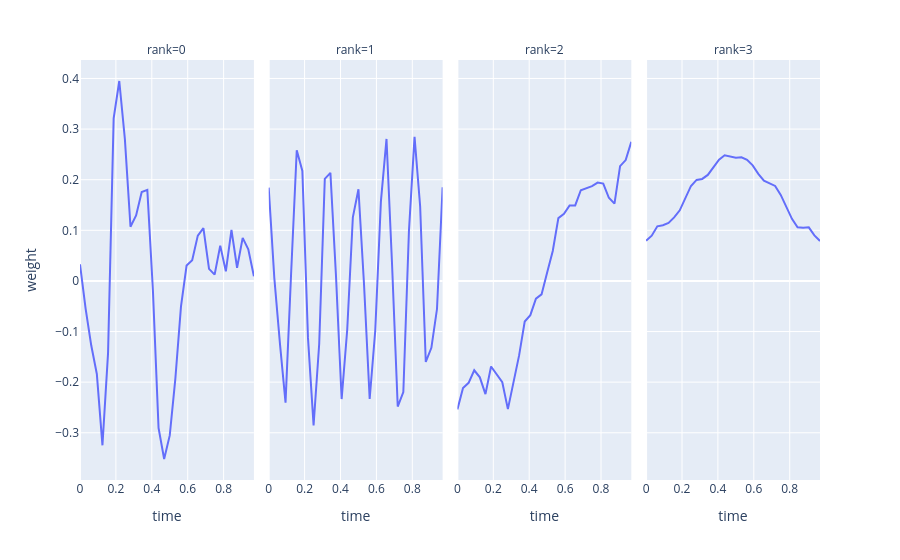

Notebook code for this chart:
### Code cell
from mne.viz import plot_topomap
from plotly.tools import mpl_to_plotly

# TODO spatial weights
df = pd.DataFrame(tl.to_numpy(hoda.weights_[1]))
df['time'] = epochs.times
df = df.melt(id_vars=['time'], var_name='rank', value_name='weight')
px.line(df, x='time', y='weight', facet_col='rank', facet_col_wrap=4)

### Figure 1 — Plotly figure (JSON) as saved in the notebook; plotly's stock layout.template omitted (floating-point values rounded to 4 significant figures)
{"data": [{"hovertemplate": "rank=0<br>time=%{x}<br>weight=%{y}<extra></extra>", "legendgroup": "", "line": {"color": "#636efa", "dash": "solid"}, "marker": {"symbol": "circle"}, "mode": "lines", "name": "", "orientation": "v", "showlegend": false, "type": "scatter", "x": [0.0, 0.03125, 0.0625, 0.09375, 0.125, 0.1562, 0.1875, 0.2188, 0.25, 0.2812, 0.3125, 0.3438, 0.375, 0.4062, 0.4375, 0.4688, 0.5, 0.5312, 0.5625, 0.5938, 0.625, 0.6562, 0.6875, 0.7188, 0.75, 0.7812, 0.8125, 0.8438, 0.875, 0.9062, 0.9375, 0.9688], "xaxis": "x", "y": [0.03281, -0.05467, -0.1272, -0.1839, -0.3248, -0.1427, 0.3212, 0.395, 0.2801, 0.1071, 0.1293, 0.1757, 0.1798, -0.0194, -0.2905, -0.3518, -0.3053, -0.193, -0.05087, 0.03036, 0.04071, 0.08946, 0.1045, 0.02381, 0.0124, 0.06975, 0.01884, 0.1009, 0.02598, 0.08513, 0.06261, 0.009285], "yaxis": "y"}, {"hovertemplate": "rank=1<br>time=%{x}<br>weight=%{y}<extra></extra>", "legendgroup": "", "line": {"color": "#636efa", "dash": "solid"}, "marker": {"symbol": "circle"}, "mode": "lines", "name": "", "orientation": "v", "showlegend": false, "type": "scatter", "x": [0.0, 0.03125, 0.0625, 0.09375, 0.125, 0.1562, 0.1875, 0.2188, 0.25, 0.2812, 0.3125, 0.3438, 0.375, 0.4062, 0.4375, 0.4688, 0.5, 0.5312, 0.5625, 0.5938, 0.625, 0.6562, 0.6875, 0.7188, 0.75, 0.7812, 0.8125, 0.8438, 0.875, 0.9062, 0.9375, 0.9688], "xaxis": "x2", "y": [0.1843, 0.006109, -0.1233, -0.2404, 0.01627, 0.2581, 0.2174, -0.1121, -0.2854, -0.1245, 0.2017, 0.2134, 0.008426, -0.2334, -0.09594, 0.1258, 0.1812, -0.007967, -0.2333, -0.09751, 0.1567, 0.2805, 0.03012, -0.2482, -0.2196, 0.09877, 0.2845, 0.147, -0.1601, -0.1322, -0.05554, 0.1851], "yaxis": "y2"}, {"hovertemplate": "rank=2<br>time=%{x}<br>weight=%{y}<extra></extra>", "legendgroup": "", "line": {"color": "#636efa", "dash": "solid"}, "marker": {"symbol": "circle"}, "mode": "lines", "name": "", "orientation": "v", "showlegend": false, "type": "scatter", "x": [0.0, 0.03125, 0.0625, 0.09375, 0.125, 0.1562, 0.1875, 0.2188, 0.25, 0.2812, 0.3125, 0.3438, 0.375, 0.4062, 0.4375, 0.4688, 0.5, 0.5312, 0.5625, 0.5938, 0.625, 0.6562, 0.6875, 0.7188, 0.75, 0.7812, 0.8125, 0.8438, 0.875, 0.9062, 0.9375, 0.9688], "xaxis": "x3", "y": [-0.2538, -0.2116, -0.2013, -0.1765, -0.1904, -0.2236, -0.1691, -0.184, -0.2001, -0.2532, -0.2014, -0.1471, -0.08029, -0.06769, -0.03506, -0.02663, 0.01666, 0.05925, 0.1241, 0.1325, 0.1492, 0.1491, 0.1792, 0.183, 0.1874, 0.1944, 0.1924, 0.1643, 0.1527, 0.2269, 0.2387, 0.2749], "yaxis": "y3"}, {"hovertemplate": "rank=3<br>time=%{x}<br>weight=%{y}<extra></extra>", "legendgroup": "", "line": {"color": "#636efa", "dash": "solid"}, "marker": {"symbol": "circle"}, "mode": "lines", "name": "", "orientation": "v", "showlegend": false, "type": "scatter", "x": [0.0, 0.03125, 0.0625, 0.09375, 0.125, 0.1562, 0.1875, 0.2188, 0.25, 0.2812, 0.3125, 0.3438, 0.375, 0.4062, 0.4375, 0.4688, 0.5, 0.5312, 0.5625, 0.5938, 0.625, 0.6562, 0.6875, 0.7188, 0.75, 0.7812, 0.8125, 0.8438, 0.875, 0.9062, 0.9375, 0.9688], "xaxis": "x4", "y": [0.07949, 0.08944, 0.1079, 0.1099, 0.1145, 0.1256, 0.1395, 0.1641, 0.1876, 0.1996, 0.2015, 0.2094, 0.2243, 0.2394, 0.2482, 0.2455, 0.2433, 0.2443, 0.2393, 0.2284, 0.2115, 0.1983, 0.1934, 0.1876, 0.1699, 0.1447, 0.1227, 0.1061, 0.1051, 0.1059, 0.08991, 0.07884], "yaxis": "y4"}], "layout": {"annotations": [{"font": {}, "showarrow": false, "text": "rank=0", "x": 0.1175, "xanchor": "center", "xref": "paper", "y": 1, "yanchor": "bottom", "yref": "paper"}, {"font": {}, "showarrow": false, "text": "rank=1", "x": 0.3725, "xanchor": "center", "xref": "paper", "y": 1, "yanchor": "bottom", "yref": "paper"}, {"font": {}, "showarrow": false, "text": "rank=2", "x": 0.6275, "xanchor": "center", "xref": "paper", "y": 1, "yanchor": "bottom", "yref": "paper"}, {"font": {}, "showarrow": false, "text": "rank=3", "x": 0.8825, "xanchor": "center", "xref": "paper", "y": 1, "yanchor": "bottom", "yref": "paper"}], "legend": {"tracegroupgap": 0}, "margin": {"t": 60}, "xaxis": {"anchor": "y", "domain": [0, 0.235], "title": {"text": "time"}}, "xaxis2": {"anchor": "y2", "domain": [0.255, 0.49], "matches": "x", "title": {"text": "time"}}, "xaxis3": {"anchor": "y3", "domain": [0.51, 0.745], "matches": "x", "title": {"text": "time"}}, "xaxis4": {"anchor": "y4", "domain": [0.765, 1.0], "matches": "x", "title": {"text": "time"}}, "yaxis": {"anchor": "x", "domain": [0, 1], "title": {"text": "weight"}}, "yaxis2": {"anchor": "x2", "domain": [0, 1], "matches": "y", "showticklabels": false}, "yaxis3": {"anchor": "x3", "domain": [0, 1], "matches": "y", "showticklabels": false}, "yaxis4": {"anchor": "x4", "domain": [0, 1], "matches": "y", "showticklabels": false}}}
